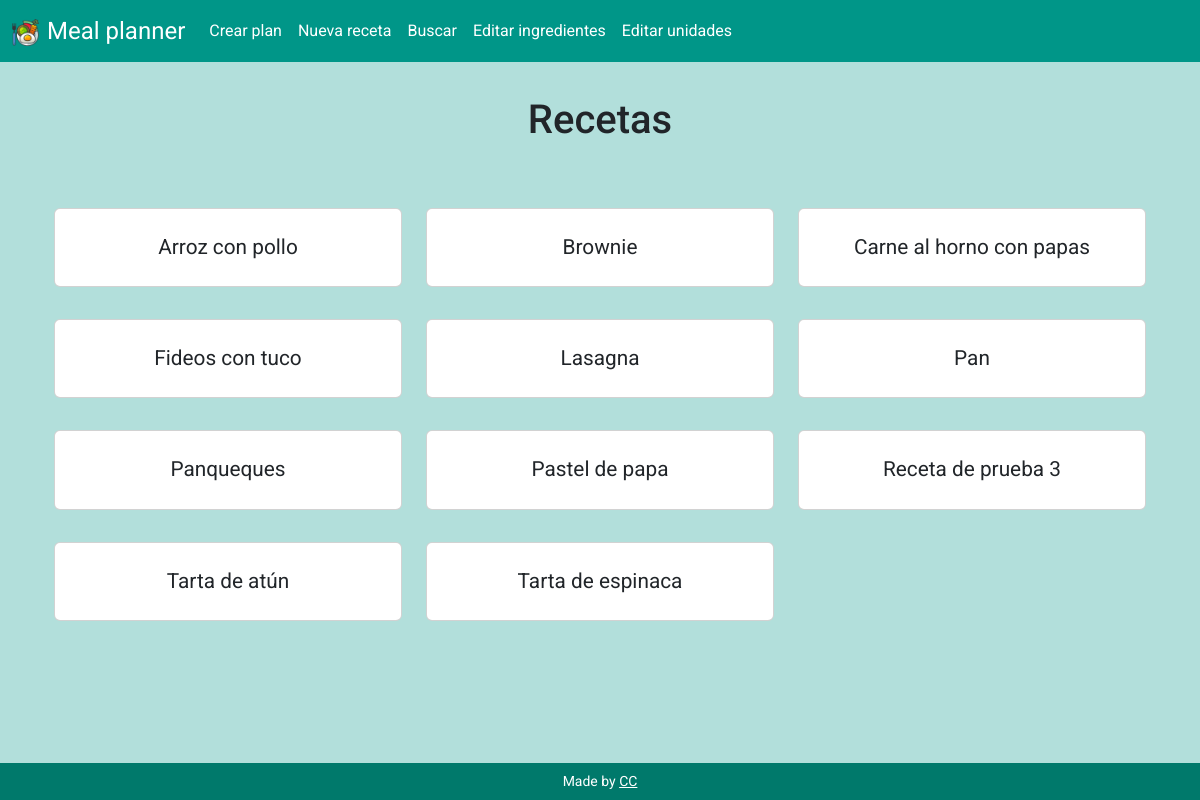
Before: / with the older database file.
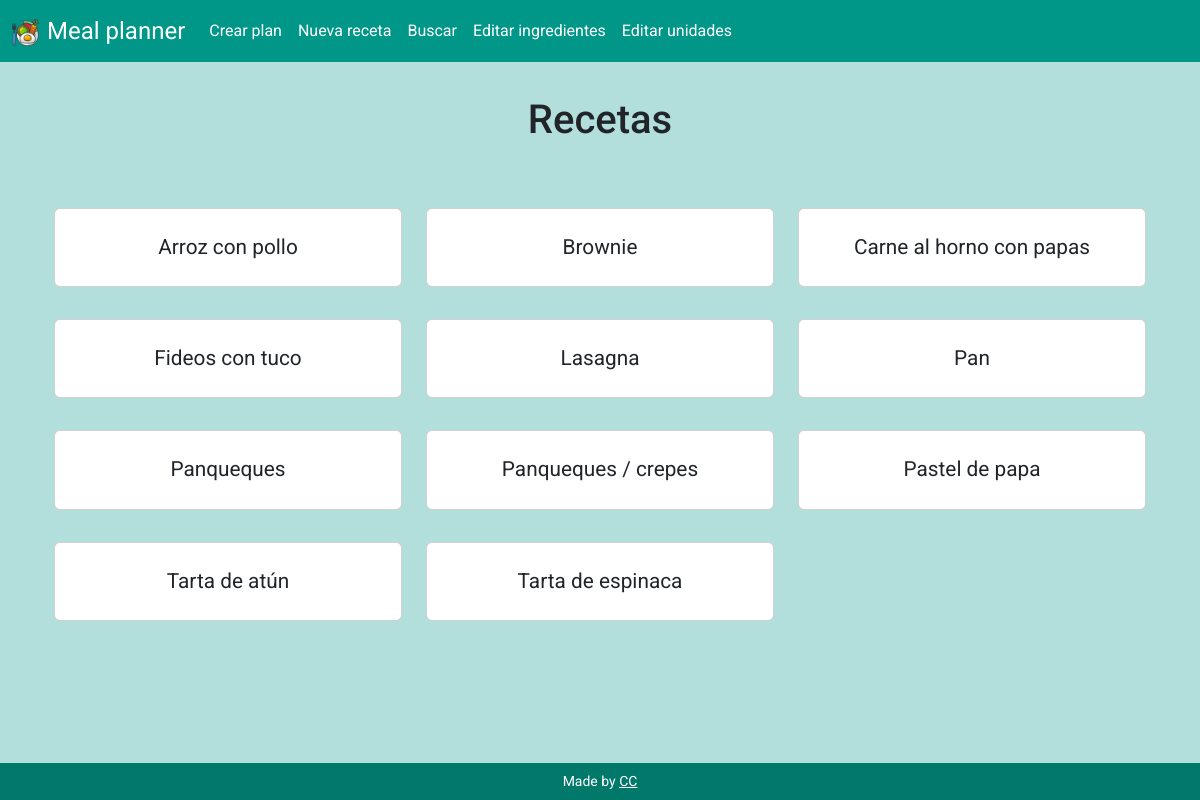
After: the same page with the newer database file.
### tables this page shows
CREATE TABLE recipes (id INTEGER PRIMARY KEY AUTOINCREMENT NOT NULL, name TEXT NOT NULL, instructions TEXT NOT NULL);

### app.py (the view)
@app.route('/', methods=["GET", "POST"])
def index():
    if request.method == "POST":
        id = request.form.get("id")
        cur = db_connect()
        cur.execute("SELECT * FROM recipes WHERE id = ?", (id,))
        recipe = cur.fetchall()
        cur.execute("SELECT ing_used.quantity, ingredients.name AS ing_name, units.name AS unit_name FROM ing_used JOIN ingredients ON ingredients.id = ing_used.ing_id JOIN units ON units.id = ing_used.unit_id WHERE ing_used.recipe_id = ?", (id,))
        ing_used = cur.fetchall()
        db_close(cur)
        return render_template("recipe.html", recipe=recipe, ing_used=ing_used)
    else:
        cur = db_connect()
        cur.execute("SELECT id, name FROM recipes ORDER BY name ASC")
        rows = cur.fetchall()
        db_close(cur)
        return render_template("index.html", rows=rows)

### app.py (called while the page is built)
def db_connect():
    con = sqlite3.connect("meal_planner.db")
    con.row_factory = sqlite3.Row
    cur = con.cursor()
    return cur

def db_close(con):
    con.close()

@app.after_request
def after_request(response):
    response.headers["Cache-Control"] = "no-cache, no-store, must-revalidate"
    response.headers["Expires"] = 0
    response.headers["Pragma"] = "no-cache"
    return response

### templates/index.html (shortened to what this page needs)
{% extends "layout.html" %}
{% block main %}
    <section class="container-fluid text-center">
        <h1 class="mb-5">Recetas</h1>
        <div class="row">
            {% for row in rows %}
                <div class="col-md-4 col-sm-6 my-3 align-self-center">
                    <div class="card">
                        <div class="card-body">
                            <form action="/" method="post">
                                <button type="submit" class="btn stretched-link"><p class="card-title p-0 m-0">{{ row["name"] }}</p></button>
                            </form>
                        </div>
                    </div>
                </div>
            {% endfor %}
        </div>
    </section>
{% endblock %}

### templates/layout.html (shortened to what this page needs)
<!DOCTYPE html>
<html lang="es">
<head>
    <link href="https://cdn.jsdelivr.net/npm/bootstrap@5.3.3/dist/css/bootstrap.min.css" rel="stylesheet"
>
    <link rel="stylesheet" href="https://cdn.jsdelivr.net/npm/bootstrap-icons@1.11.3/font/bootstrap-icons.min.css">
    <link href="/static/styles.css" rel="stylesheet">
</head>
<body>
    <header>
        <nav class="navbar navbar-expand-md fixed-top">
            <div class="container-fluid">
                <a class="navbar-brand fs-4" href="/"><img src="/static/favicon.ico" class="me-2" height="27px" width="27px" alt="Plate of food with fork">Meal planner</a>
                <div class="collapse navbar-collapse" id="navbar">
                    <ul class="navbar-nav">
                        <li class="nav-item"><a class="nav-link" href="/create_plan">Crear plan</a></li>
                        <li class="nav-item"><a class="nav-link" href="/create_recipe">Nueva receta</a></li>
                        <li class="nav-item"><a class="nav-link" href="/search">Buscar</a></li>
                        <li class="nav-item"><a class="nav-link" href="/edit_ingredients">Editar ingredientes</a></li>
                        <li class="nav-item"><a class="nav-link" href="/edit_units">Editar unidades</a></li>
                    </ul>
                </div>
            </div>
        </nav>
    </header>
    <main class="container my-5 pt-5">
        {% block main %}{% endblock %}
    </main>
    <footer class="fixed-bottom">
        <p class="my-2 small text-center">
            Made by <a href="https://github.com/CarolinaCampi">CC</a>
        </p>
    </footer>
</body>
</html>

### static/styles.css (style rules this page uses)
body { background-color: #b2dfdb; font-family: "Roboto", Verdana, Tahoma, Verdana, sans-serif; }
.card-title { font-size: 1.3em; }
nav { background-color: #009688; }
.nav-link, .navbar-brand { color: white; }
footer { background-color: #00796B; color: white; }
a { color: white; }

Changed rows visible on the page:
changed recipes: name "Receta de prueba 3" → "Panqueques / crepes"; moves up the list
